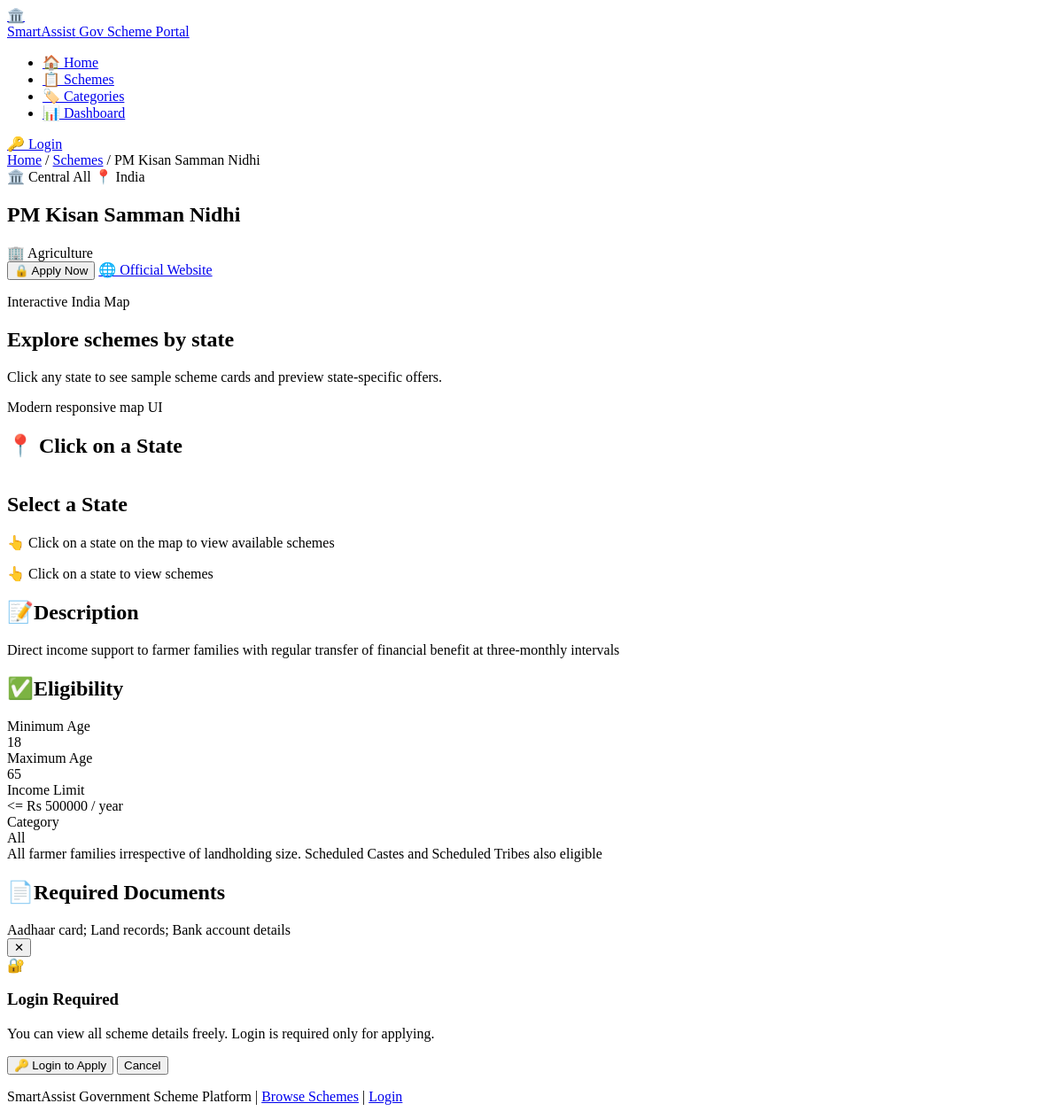
/schemes/1466/, run on the app's committed database.
### farmers/models.py (models this page shows, shortened)
class Scheme(models.Model):
    scheme_name = models.CharField(max_length=255)
    scheme_type = models.CharField(max_length=50, choices=[
        ('Central', 'Central'),
        ('State', 'State')
    ])
    state = models.CharField(max_length=100)
    department = models.CharField(max_length=100)
    description = models.TextField(blank=True, null=True)
    benefits = models.TextField(blank=True, null=True)
    eligibility = models.TextField(blank=True, null=True)
    documents_required = models.TextField(blank=True, null=True)
    official_website = models.URLField(null=True, blank=True)
    apply_link = models.URLField(null=True, blank=True)
    min_age = models.IntegerField(default=18)
    max_age = models.IntegerField(default=65)
    income_limit = models.IntegerField(default=1000000)
    category = models.CharField(max_length=50, default="All")  # SC/ST/OBC/General/All
    education_required = models.CharField(max_length=100, blank=True, null=True)
    created_at = models.DateTimeField(auto_now_add=True)
    updated_at = models.DateTimeField(auto_now=True)

### farmers/views.py (the view)
# urls.py: path('schemes/<int:scheme_id>/', scheme_detail, name='scheme_detail'),
def scheme_detail(request, scheme_id):
    scheme = get_object_or_404(Scheme, id=scheme_id)
    return render(request, 'scheme_detail.html', {'scheme': scheme})

### templates/scheme_detail.html (shortened to what this page needs)
{% load static %}
{% load i18n %}
{% get_current_language as LANGUAGE_CODE %}
<!DOCTYPE html>
<html lang="en">
<head>
  <link rel="stylesheet" href="https://unpkg.com/leaflet@1.9.4/dist/leaflet.css" />
</head>
<body
  class="sp-body"
  data-authenticated="{{ user.is_authenticated|lower }}"
  data-login-url="{% url 'login' %}"
  data-apply-base="/{{ LANGUAGE_CODE }}/apply/"
>
<nav class="sp-navbar" role="navigation" aria-label="Main navigation">
  <a href="{% url 'home' %}" class="sp-navbar-brand" aria-label="SmartAssist Home">
    <div class="sp-nav-logo-icon" aria-hidden="true">🏛️</div>
    <div class="sp-nav-logo-text">
      <span class="brand-name">SmartAssist</span>
      <span class="brand-sub">Gov Scheme Portal</span>
    </div>
  </a>
  <ul class="sp-nav-links" role="list">
    <li><a href="{% url 'home' %}" class="sp-nav-link">🏠 Home</a></li>
    <li><a href="{% url 'scheme_awareness' %}" class="sp-nav-link active">📋 Schemes</a></li>
    <li><a href="{% url 'scheme_awareness' %}#categories" class="sp-nav-link">🏷️ Categories</a></li>
    <li><a href="{% url 'scheme_awareness' %}#public-dashboard" class="sp-nav-link">📊 Dashboard</a></li>
  </ul>
  <div class="sp-nav-actions">
    {% if user.is_authenticated %}
      <a href="{% url 'logout' %}" class="sp-btn-login" style="border-color:rgba(239,68,68,.4);color:#fca5a5;background:rgba(239,68,68,.12)">🚪 Logout</a>
    {% else %}
      <a href="{% url 'login' %}" class="sp-btn-login">🔑 Login</a>
    {% endif %}
  </div>
</nav>
<main class="sp-detail-wrap">
  <div class="sp-breadcrumb">
    <a href="{% url 'home' %}">Home</a>
    <span class="sep">/</span>
    <a href="{% url 'scheme_awareness' %}">Schemes</a>
    <span class="sep">/</span>
    <span class="current">{{ scheme.scheme_name|truncatechars:50 }}</span>
  </div>
  <section class="sp-detail-header">
    <div class="sp-detail-badges">
      <span class="sp-badge {% if scheme.scheme_type == 'Central' %}sp-badge-central{% else %}sp-badge-state{% endif %}">
        {% if scheme.scheme_type == 'Central' %}🏛️ Central{% else %}🗺️ State{% endif %}
      </span>
      {% if scheme.category %}
      <span class="sp-badge sp-badge-category">{{ scheme.category }}</span>
      {% endif %}
      {% if scheme.state %}
      <span class="sp-badge sp-badge-state-tag">📍 {{ scheme.state }}</span>
      {% endif %}
    </div>
    <h1 class="sp-detail-title">{{ scheme.scheme_name }}</h1>
    <div class="sp-detail-dept">🏢 {{ scheme.department|default:"Department Not Available" }}</div>
    <div class="sp-detail-apply-row">
      {% if user.is_authenticated %}
      <a href="{% url 'apply' scheme.id %}" class="sp-btn-apply-lg">✅ Apply Now</a>
      {% else %}
      <button class="sp-btn-apply-lg" data-apply-url="{% url 'apply' scheme.id %}" onclick="handleApplyNow('{{ scheme.id }}', this.dataset.applyUrl)">🔒 Apply Now</button>
      {% endif %}
      {% if scheme.official_website %}
      <a href="{{ scheme.official_website }}" target="_blank" rel="noopener noreferrer" class="sp-btn-website">🌐 Official Website</a>
      {% endif %}
    </div>
  </section>
  <section class="sp-detail-section py-0">
    <div class="rounded-[1.75rem] border border-white/10 bg-slate-950/90 p-6 shadow-2xl shadow-slate-950/30">
      <div class="flex flex-col gap-4 lg:flex-row lg:items-center lg:justify-between">
        <div>
          <p class="text-sm uppercase tracking-[0.3em] text-cyan-300">Interactive India Map</p>
          <h2 class="mt-2 text-2xl font-semibold text-slate-100">Explore schemes by state</h2>
          <p class="mt-2 max-w-2xl text-slate-400">Click any state to see sample scheme cards and preview state-specific offers.</p>
        </div>
        <div class="rounded-3xl bg-cyan-500/15 px-4 py-2 text-sm text-cyan-100 ring-1 ring-cyan-200/20">Modern responsive map UI</div>
      </div>
      <div class="mt-8 grid gap-6 lg:grid-cols-[1.35fr_1fr]">
        <div class="overflow-hidden rounded-[1.75rem] border border-white/10 bg-slate-900/80 p-4 shadow-xl shadow-cyan-500/10">
          <h2 class="text-xl font-bold text-white mb-6">📍 Click on a State</h2>
        </div>
        <div class="rounded-[1.75rem] border border-white/10 bg-slate-900/80 p-5 shadow-2xl shadow-slate-950/30">
          <div class="mb-8">
            <h2 id="map-panel-title" class="text-3xl font-bold text-white">Select a State</h2>
            <p id="map-state-info" class="mt-2 text-sm text-slate-400">👆 Click on a state on the map to view available schemes</p>
          </div>
          <div id="map-scheme-cards" class="space-y-3 max-h-[500px] overflow-y-auto pr-2">
            <div class="rounded-lg border border-dashed border-white/20 bg-white/5 p-8 text-center text-slate-400">
              <p class="text-sm">👆 Click on a state to view schemes</p>
            </div>
          </div>
        </div>
      </div>
    </div>
  </section>
  <section class="sp-detail-section">
    <h2 class="sp-section-title"><span class="section-icon icon-blue">📝</span>Description</h2>
    <div class="sp-section-body">
      {{ scheme.description|default:"No detailed description available for this scheme."|linebreaksbr }}
    </div>
  </section>
  <section class="sp-detail-section">
    <h2 class="sp-section-title"><span class="section-icon icon-green">✅</span>Eligibility</h2>
    <div class="sp-eligibility-grid">
      <div class="sp-elig-item">
        <div class="sp-elig-label">Minimum Age</div>
        <div class="sp-elig-value">{{ scheme.min_age|default:"N/A" }}</div>
      </div>
      <div class="sp-elig-item">
        <div class="sp-elig-label">Maximum Age</div>
        <div class="sp-elig-value">{{ scheme.max_age|default:"N/A" }}</div>
      </div>
      <div class="sp-elig-item">
        <div class="sp-elig-label">Income Limit</div>
        <div class="sp-elig-value">{% if scheme.income_limit %}<= Rs {{ scheme.income_limit }} / year{% else %}N/A{% endif %}</div>
      </div>
      <div class="sp-elig-item">
        <div class="sp-elig-label">Category</div>
        <div class="sp-elig-value">{{ scheme.category|default:"All" }}</div>
      </div>
    </div>
    <div class="sp-section-body">
      {{ scheme.eligibility|default:"Please check official guidelines for complete eligibility details."|linebreaksbr }}
    </div>
  </section>
  <section class="sp-detail-section">
    <h2 class="sp-section-title"><span class="section-icon icon-amber">📄</span>Required Documents</h2>
    <div class="sp-section-body">
      {{ scheme.documents_required|default:"Required documents vary by applicant profile. Please verify on the official website before applying."|linebreaksbr }}
    </div>
  </section>
</main>
<div
  class="sp-login-prompt"
  id="sp-login-prompt"
  role="dialog"
  aria-modal="true"
  aria-labelledby="login-prompt-title"
  aria-describedby="login-prompt-desc"
>
  <div class="sp-login-card">
    <button class="sp-login-card-close" onclick="closeLoginPrompt()" aria-label="Close dialog">✕</button>
    <div class="sp-login-card-icon" aria-hidden="true">🔐</div>
    <h3 id="login-prompt-title">Login Required</h3>
    <p id="login-prompt-desc">You can view all scheme details freely. Login is required only for applying.</p>
    <div class="sp-login-card-actions">
      <button class="sp-btn-go-login" onclick="goToLogin()">🔑 Login to Apply</button>
      <button class="sp-btn-cancel" onclick="closeLoginPrompt()">Cancel</button>
    </div>
  </div>
</div>
<footer class="sp-footer" role="contentinfo">
  <p>
    SmartAssist Government Scheme Platform | <a href="{% url 'scheme_awareness' %}">Browse Schemes</a> |
    {% if user.is_authenticated %}
      <a href="{% url 'logout' %}">Logout</a>
    {% else %}
      <a href="{% url 'login' %}">Login</a>
    {% endif %}
  </p>
</footer>
</body>
</html>

### data on the page
Scheme: scheme_name "PM Kisan Samman Nidhi", category "All", state "India", department "Agriculture", description "Direct income support to farmer families with regular transfer of financial benefit at three-monthly intervals", min_age "18", max_age "65", income_limit "500000", eligibility "All farmer families irrespective of landholding size. Scheduled Castes and Scheduled Tribes also eligible", documents_required "Aadhaar card; Land records; Bank account details"
